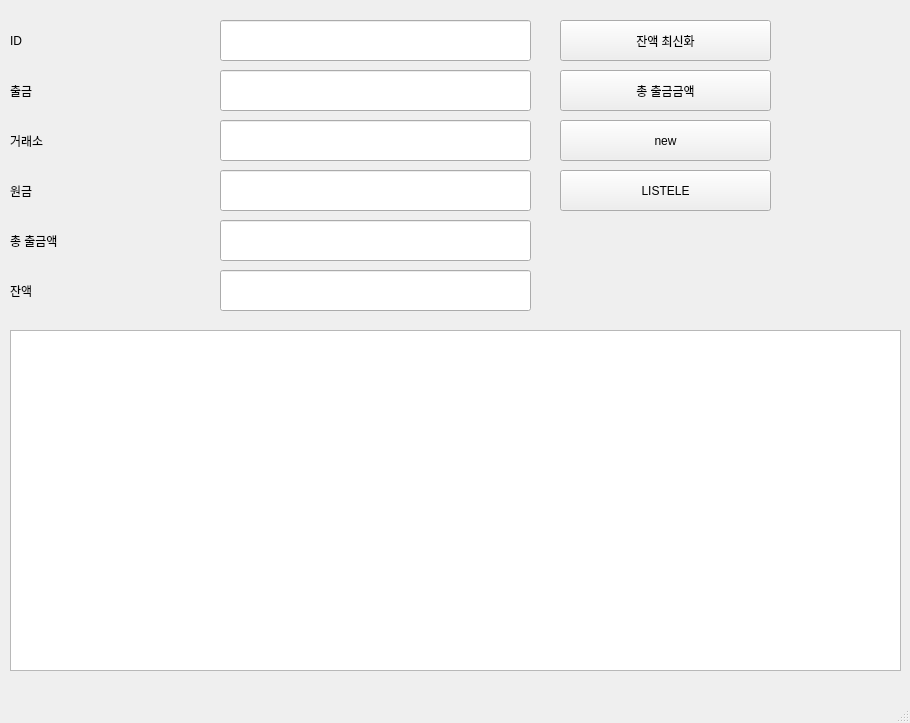
<?xml version="1.0" encoding="UTF-8"?>
<ui version="4.0">
 <class>MainWindow</class>
 <widget class="QMainWindow" name="MainWindow">
  <property name="geometry">
   <rect>
    <x>0</x>
    <y>0</y>
    <width>910</width>
    <height>723</height>
   </rect>
  </property>
  <property name="windowTitle">
   <string>MainWindow</string>
  </property>
  <widget class="QWidget" name="centralwidget">
   <widget class="QPushButton" name="btnKaydet">
    <property name="geometry">
     <rect>
      <x>560</x>
      <y>20</y>
      <width>211</width>
      <height>41</height>
     </rect>
    </property>
    <property name="text">
     <string>잔액 최신화</string>
    </property>
   </widget>
   <widget class="QPushButton" name="btnSil">
    <property name="geometry">
     <rect>
      <x>560</x>
      <y>70</y>
      <width>211</width>
      <height>41</height>
     </rect>
    </property>
    <property name="text">
     <string>총 출금금액</string>
    </property>
   </widget>
   <widget class="QPushButton" name="btnGuncelle">
    <property name="geometry">
     <rect>
      <x>560</x>
      <y>120</y>
      <width>211</width>
      <height>41</height>
     </rect>
    </property>
    <property name="text">
     <string>new</string>
    </property>
   </widget>
   <widget class="QPushButton" name="btnListele">
    <property name="geometry">
     <rect>
      <x>560</x>
      <y>170</y>
      <width>211</width>
      <height>41</height>
     </rect>
    </property>
    <property name="text">
     <string>LISTELE</string>
    </property>
   </widget>
   <widget class="QLineEdit" name="txtID">
    <property name="geometry">
     <rect>
      <x>220</x>
      <y>20</y>
      <width>311</width>
      <height>41</height>
     </rect>
    </property>
   </widget>
   <widget class="QLineEdit" name="txtIsim">
    <property name="geometry">
     <rect>
      <x>220</x>
      <y>70</y>
      <width>311</width>
      <height>41</height>
     </rect>
    </property>
   </widget>
   <widget class="QLineEdit" name="txtSoyisim">
    <property name="geometry">
     <rect>
      <x>220</x>
      <y>120</y>
      <width>311</width>
      <height>41</height>
     </rect>
    </property>
   </widget>
   <widget class="QLineEdit" name="txtSehir">
    <property name="geometry">
     <rect>
      <x>220</x>
      <y>170</y>
      <width>311</width>
      <height>41</height>
     </rect>
    </property>
   </widget>
   <widget class="QLineEdit" name="txtTelefon">
    <property name="geometry">
     <rect>
      <x>220</x>
      <y>220</y>
      <width>311</width>
      <height>41</height>
     </rect>
    </property>
   </widget>
   <widget class="QLineEdit" name="txtEmail">
    <property name="geometry">
     <rect>
      <x>220</x>
      <y>270</y>
      <width>311</width>
      <height>41</height>
     </rect>
    </property>
   </widget>
   <widget class="QLabel" name="lblID">
    <property name="geometry">
     <rect>
      <x>10</x>
      <y>20</y>
      <width>201</width>
      <height>41</height>
     </rect>
    </property>
    <property name="text">
     <string>ID</string>
    </property>
   </widget>
   <widget class="QLabel" name="lblISIM">
    <property name="geometry">
     <rect>
      <x>10</x>
      <y>70</y>
      <width>201</width>
      <height>41</height>
     </rect>
    </property>
    <property name="text">
     <string>출금</string>
    </property>
   </widget>
   <widget class="QLabel" name="lblSoyisim">
    <property name="geometry">
     <rect>
      <x>10</x>
      <y>120</y>
      <width>201</width>
      <height>41</height>
     </rect>
    </property>
    <property name="text">
     <string>거래소</string>
    </property>
   </widget>
   <widget class="QLabel" name="lblSehir">
    <property name="geometry">
     <rect>
      <x>10</x>
      <y>170</y>
      <width>201</width>
      <height>41</height>
     </rect>
    </property>
    <property name="text">
     <string>원금</string>
    </property>
   </widget>
   <widget class="QLabel" name="lblTelefon">
    <property name="geometry">
     <rect>
      <x>10</x>
      <y>220</y>
      <width>201</width>
      <height>41</height>
     </rect>
    </property>
    <property name="text">
     <string>총 출금액</string>
    </property>
   </widget>
   <widget class="QLabel" name="lblEmail">
    <property name="geometry">
     <rect>
      <x>10</x>
      <y>270</y>
      <width>201</width>
      <height>41</height>
     </rect>
    </property>
    <property name="text">
     <string>잔액</string>
    </property>
   </widget>
   <widget class="QTableWidget" name="tblListele">
    <property name="geometry">
     <rect>
      <x>10</x>
      <y>330</y>
      <width>891</width>
      <height>341</height>
     </rect>
    </property>
   </widget>
  </widget>
  <widget class="QMenuBar" name="menubar">
   <property name="geometry">
    <rect>  
     <x>0</x>
     <y>0</y>
     <width>910</width>
     <height>22</height>
    </rect>
   </property>
  </widget>
  <widget class="QStatusBar" name="statusbar"/>
 </widget>
 <resources/>
 <connections/>
</ui>
